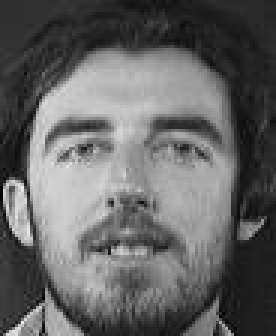
#> input picture face-database/data/s11_1.jpg, 92 x 112 px (shown 3 times larger); its folder holds 4 pictures in this run
$ python face-recognition.py
#> lines starting #> are read from the running program, lines starting #| are printed output that depends on the picture
import cv2
import numpy as np
import os
from matplotlib import pyplot as plt
# https://reubenrochesingh.medium.com/building-face-detector-using-principal-component-analysis-pca-from-scratch-in-python-1e57369b8fc5
# https://analyticsindiamag.com/10-face-datasets-to-start-facial-recognition-projects/

# create database
face_vector = []
face_path = []

img_directory = f"face-database/data"

dirs = os.listdir(img_directory)

#count = 0
for i,img_path in enumerate(dirs):
    #print(img_path)
    # Capture frame-by-frame
    #if count <= 20:
    frame = cv2.imread(img_directory+'/'+img_path)
#> frame is the input picture: shape (112, 92, 3); min 0, max 239, mean 100.1
    frame = cv2.resize(frame,(100,100))
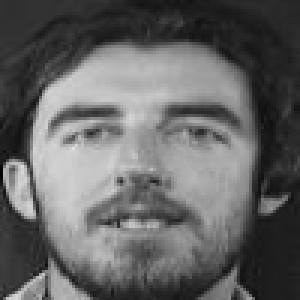
#> frame: shape (100, 100, 3) (shown 3 times larger); min 4, max 226, mean 100
    #print(frame.shape)
    image_width,image_length,_ = frame.shape
#> image_width = 100; image_length = 100
    total_pixels = image_width*image_length
#> total_pixels = 10000

    face_image = cv2.cvtColor(frame, cv2.COLOR_RGB2GRAY)
    face_image = face_image.reshape(total_pixels,)
#> face_image = 10000 values, max 226 at index 4924, min 4 at index 5700, mean 99.98
    face_vector.append(face_image)
    face_path.append(img_path)
#> pass 2 of the loop `for i,img_path in enumerate(dirs):`:
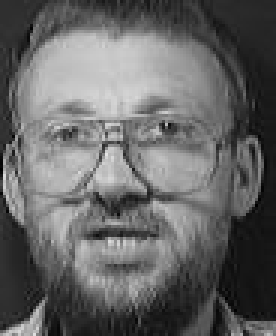
#> input picture face-database/data/s14_8.jpg, 92 x 112 px (shown 3 times larger)
#> frame is the input picture: shape (112, 92, 3); min 0, max 228, mean 101.2
#> `frame = cv2.resize(frame,(100,100))`:
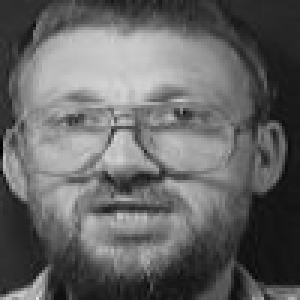
#> frame: shape (100, 100, 3) (shown 3 times larger); min 0, max 220, mean 101.1
#> `face_image = face_image.reshape(total_pixels,)`: face_image = 10000 values, max 220 at index 9912, min 0 at index 5000, mean 101.1
#> pass 3 of the loop `for i,img_path in enumerate(dirs):`:
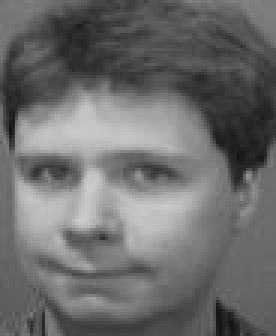
#> input picture face-database/data/s23_4.jpg, 92 x 112 px (shown 3 times larger)
#> frame is the input picture: shape (112, 92, 3); min 20, max 204, mean 108.4
#> `frame = cv2.resize(frame,(100,100))`:
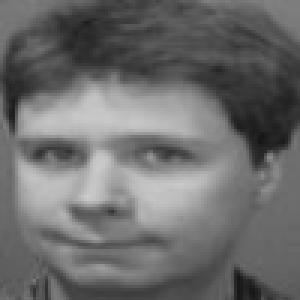
#> frame: shape (100, 100, 3) (shown 3 times larger); min 22, max 203, mean 108.3
#> `face_image = face_image.reshape(total_pixels,)`: face_image = 10000 values, max 203 at index 6529, min 22 at index 4587, mean 108.3
#> the loop made 4 passes; the first 3 are shown
    # [4 lines of commented-out code are left out]

face_vector = np.asarray(face_vector)
face_vector = face_vector.transpose()
# [8 lines of commented-out code are left out]
avg_face_vector = face_vector.mean(axis=1)
avg_face_vector = avg_face_vector.reshape(face_vector.shape[0], 1)
normalized_face_vector = face_vector - avg_face_vector
#print(normalized_face_vector)


#'''
# calculate co-variance matrix
covariance_matrix = np.cov(np.transpose(normalized_face_vector))
#print(covariance_matrix)

# calculate eigen values and eigen vectors
eigen_values, eigen_vectors = np.linalg.eig(covariance_matrix)
#print(eigen_vectors.shape)

#Select the K best Eigen Faces, K < M
k = 20
k_eigen_vectors = eigen_vectors[0:k, :]
#print(k_eigen_vectors.shape)

# Convert lower dimensional K Eigen Vectors to Original Dimension
eigen_faces = k_eigen_vectors.dot(normalized_face_vector.T)
#print(eigen_faces.shape)

# Represent Each eigen face as combination of the K Eigen Vectors
# weights = eigen_faces.dot(normalized_face_vector)
weights = np.transpose(normalized_face_vector).dot(np.transpose(eigen_faces))
#print(weights)

#'''
#STEP8: Testing Phase
test_add = "face-database/data/s1_5.jpg" # "testing/" + "8" + ".jpg"
test_add = "face-database/data/s12_6.jpg"
test_add = "face-database/data/s23_9.jpg"
test_add = "face-database/zhili_2.jpg"
test_add = "face-database/data/s3_6.jpg"

test_img = cv2.imread(test_add)
#> (the run stopped early here; a loop or call above may not have finished)
